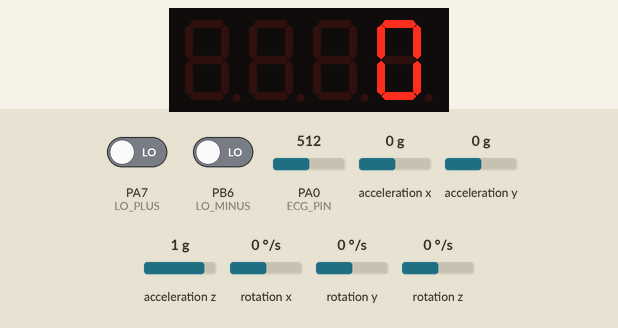
Recording of a sketch running on a simulated STM32 Blue Pill. On the bench: 4-digit seven-segment display. Wiring (inferred from the names in the program): MPU-6050 motion sensor at I2C address 0x68; HT16K33 LED driver at I2C address 0x70. The inputs (shaded band) are chosen by the test bench; at power-on: acceleration x 0 g, PA0 (ECG_PIN) = 512, PA7 (LO_PLUS) LOW, PB6 (LO_MINUS) LOW, acceleration y 0 g, acceleration z 1 g, rotation x 0 °/s, rotation y 0 °/s, rotation z 0 °/s. What the sketch prints to the serial monitor is not drawn.

Above: at 1.8 s.
1.9 s: acceleration x set to -0.8 g
At 3.2 s:
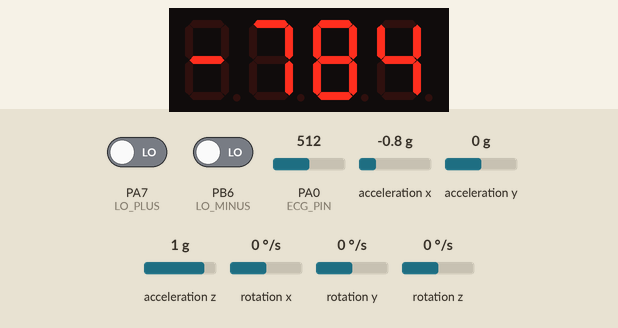
3.5 s: acceleration x set to -1.4 g
At 4.5 s:
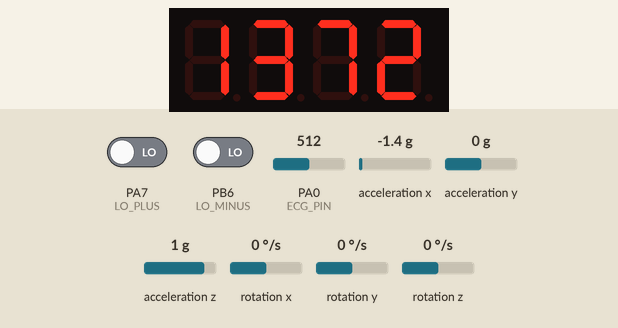
5.1 s: acceleration x set to 0.8 g
At 5.7 s:
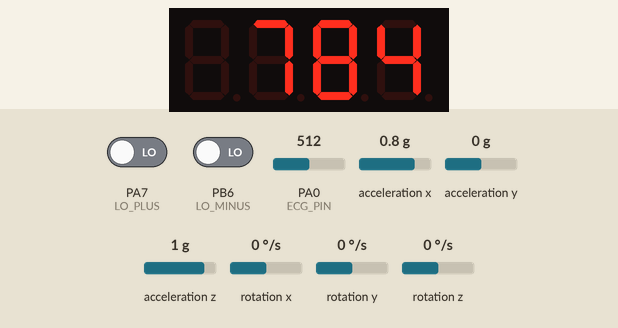
6.7 s: acceleration x set to -0.1 g
At 8.0 s:
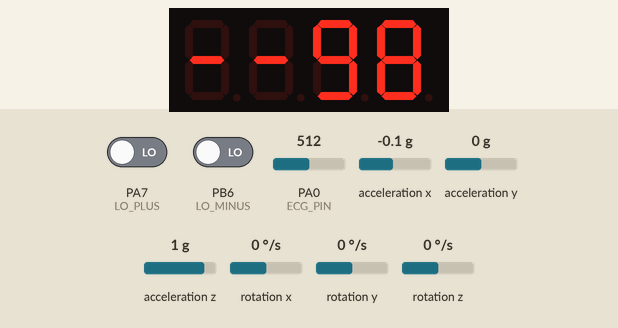
8.3 s: acceleration x set to 0 g
At 9.4 s:
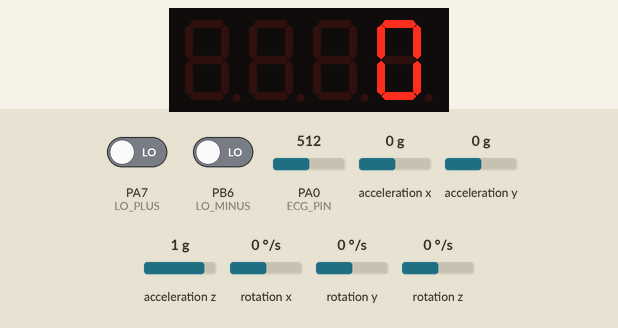
Timing chart, 0 to 10.8 s (numbered marks = the images above; inputs shaded):
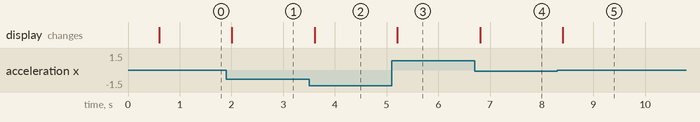

The sketch:

main.ino
```cpp
// BRAAVE — MPU-6050 + HT16K33 + AD8232 ECG
// MPU-6050 wiring: SDA -> PB9, SCL -> PB8, VCC -> 3.3V, GND -> GND, AD0 -> GND
// HT16K33 wiring: SDA -> PB9, SCL -> PB8, VCC -> 5V,  GND -> GND
// AD8232 wiring:  OUTPUT -> PA0, LO+ -> PA7, LO- -> PB6, VCC -> 3.3V, GND -> GND
// MPU + HT16K33 share the same I2C bus (Wire2)

#include <Wire.h>

// ── I2C bus ──────────────────────────────────────────────────────────────────
TwoWire Wire2(PB9, PB8);   // SDA=PB9, SCL=PB8

// ── MPU-6050 ─────────────────────────────────────────────────────────────────
#define MPU_ADDR        0x68
#define REG_PWR_MGMT_1  0x6B
#define REG_ACCEL_XOUT  0x3B
#define REG_GYRO_XOUT   0x43
#define ACCEL_SCALE     16384.0f   // LSB/g  (±2g default)
#define GYRO_SCALE      131.0f     // LSB/(deg/s) (±250 deg/s default)

// ── HT16K33 ──────────────────────────────────────────────────────────────────
#define HT_ADDR         0x70       // A2=A1=A0=GND → 0x70

// 7-segment encoding for digits 0-9 (segments: .GFEDCBA)
static const uint8_t SEG7[10] = {
  0x3F, // 0
  0x06, // 1
  0x5B, // 2
  0x4F, // 3
  0x66, // 4
  0x6D, // 5
  0x7D, // 6
  0x07, // 7
  0x7F, // 8
  0x6F, // 9
};
#define SEG_MINUS  0x40
#define SEG_BLANK  0x00

static uint8_t dispBuf[8];

static void htInit() {
  Wire2.beginTransmission(HT_ADDR);
  Wire2.write(0x21);          // oscillator ON
  Wire2.endTransmission();
  delay(1);
  Wire2.beginTransmission(HT_ADDR);
  Wire2.write(0x81);          // display ON, no blink
  Wire2.endTransmission();
  Wire2.beginTransmission(HT_ADDR);
  Wire2.write(0xEF);          // max brightness
  Wire2.endTransmission();
}

static void htFlush() {
  Wire2.beginTransmission(HT_ADDR);
  Wire2.write(0x00);
  for (uint8_t i = 0; i < 8; i++) {
    Wire2.write(dispBuf[i]);
    Wire2.write(0x00);
  }
  Wire2.endTransmission();
}

static void htShowInt(int16_t val) {
  bool neg = (val < 0);
  if (neg) val = -val;
  if (val > 9999) val = 9999;

  dispBuf[0] = (neg && val < 1000) ? SEG_MINUS : (val >= 1000 ? SEG7[val / 1000 % 10] : SEG_BLANK);
  dispBuf[1] = (val >= 100)  ? SEG7[val / 100  % 10] : (neg && val < 100 ? SEG_MINUS : SEG_BLANK);
  dispBuf[2] = 0x00;          // colon — off
  dispBuf[3] = (val >= 10)   ? SEG7[val / 10   % 10] : SEG_BLANK;
  dispBuf[4] = SEG7[val % 10];
  htFlush();
}

// ── MPU-6050 helpers ──────────────────────────────────────────────────────────
static void mpuWrite(uint8_t reg, uint8_t val) {
  Wire2.beginTransmission(MPU_ADDR);
  Wire2.write(reg);
  Wire2.write(val);
  Wire2.endTransmission();
}

static int16_t mpuRead16(uint8_t reg) {
  Wire2.beginTransmission(MPU_ADDR);
  Wire2.write(reg);
  Wire2.endTransmission(false);
  Wire2.requestFrom(MPU_ADDR, 2);
  return (int16_t)((Wire2.read() << 8) | Wire2.read());
}

// ── AD8232 ECG ───────────────────────────────────────────────────────────────
#define ECG_PIN   PA0   // analog output from AD8232
#define LO_PLUS   PA7   // leads-off detect +
#define LO_MINUS  PB6   // leads-off detect -

// 250Hz ticker — incremented in loop, ECG sampled every 4ms
static uint32_t lastEcgMs = 0;

// ── setup ─────────────────────────────────────────────────────────────────────
void setup() {
  Serial.begin(115200);
  delay(500);

  // ECG pins
  pinMode(LO_PLUS,  INPUT);
  pinMode(LO_MINUS, INPUT);

  Wire2.begin();

  // Init MPU-6050
  mpuWrite(REG_PWR_MGMT_1, 0x00);  // wake up
  delay(100);

  Wire2.beginTransmission(MPU_ADDR);
  Wire2.write(0x75);                // WHO_AM_I
  Wire2.endTransmission(false);
  Wire2.requestFrom(MPU_ADDR, 1);
  uint8_t who = Wire2.read();
  if (who != 0x68) {
    Serial.print("MPU-6050 NOT found. WHO_AM_I=0x");
    Serial.println(who, HEX);
    while (1) { delay(10); }
  }
  Serial.println("MPU-6050 connected.");

  // Init HT16K33
  htInit();
  Serial.println("HT16K33 connected.");
  Serial.println("AD8232 ready.");
}

// ── loop ──────────────────────────────────────────────────────────────────────
void loop() {
  uint32_t now = millis();

  // ── ECG @ 250Hz (every 4ms) ───────────────────────────────────────────────
  if (now - lastEcgMs >= 4) {
    lastEcgMs = now;
    if (digitalRead(LO_PLUS) || digitalRead(LO_MINUS)) {
      Serial.println(0);   // leads off — plot zero so the line doesn't jump
    } else {
      Serial.println(analogRead(ECG_PIN));
    }
  }


  // ── IMU @ ~5Hz (every 200ms) ──────────────────────────────────────────────
  static uint32_t lastImuMs = 0;
  if (now - lastImuMs >= 200) {
    lastImuMs = now;

    // Accel (m/s^2)
    float ax = mpuRead16(REG_ACCEL_XOUT)     / ACCEL_SCALE * 9.80665f;
    float ay = mpuRead16(REG_ACCEL_XOUT + 2) / ACCEL_SCALE * 9.80665f;
    float az = mpuRead16(REG_ACCEL_XOUT + 4) / ACCEL_SCALE * 9.80665f;

    // Gyro (deg/s)
    float gx = mpuRead16(REG_GYRO_XOUT)     / GYRO_SCALE;
    float gy = mpuRead16(REG_GYRO_XOUT + 2) / GYRO_SCALE;
    float gz = mpuRead16(REG_GYRO_XOUT + 4) / GYRO_SCALE;

    // Show accel X (cm/s^2) on display
    htShowInt((int16_t)(ax * 100));

    // Serial.print("ACCEL (m/s²) X: "); Serial.print(ax, 2);
    // Serial.print("  Y: ");            Serial.print(ay, 2);
    // Serial.print("  Z: ");            Serial.println(az, 2);

    // Serial.print("GYRO  (°/s)  X: "); Serial.print(gx, 2);
    // Serial.print("  Y: ");            Serial.print(gy, 2);
    // Serial.print("  Z: ");            Serial.println(gz, 2);

    // Serial.println("---");
  }
}
```

Measured:
- after the input at 1.9 s, the display: changes after 0.11 s (image 1)
- after the input at 3.5 s, the display: changes after 0.11 s (image 2)
- after the input at 5.1 s, the display: changes after 0.11 s (image 3)
- after the input at 6.7 s, the display: changes after 0.11 s (image 4)
- after the input at 8.3 s, the display: changes after 0.11 s (image 5)
